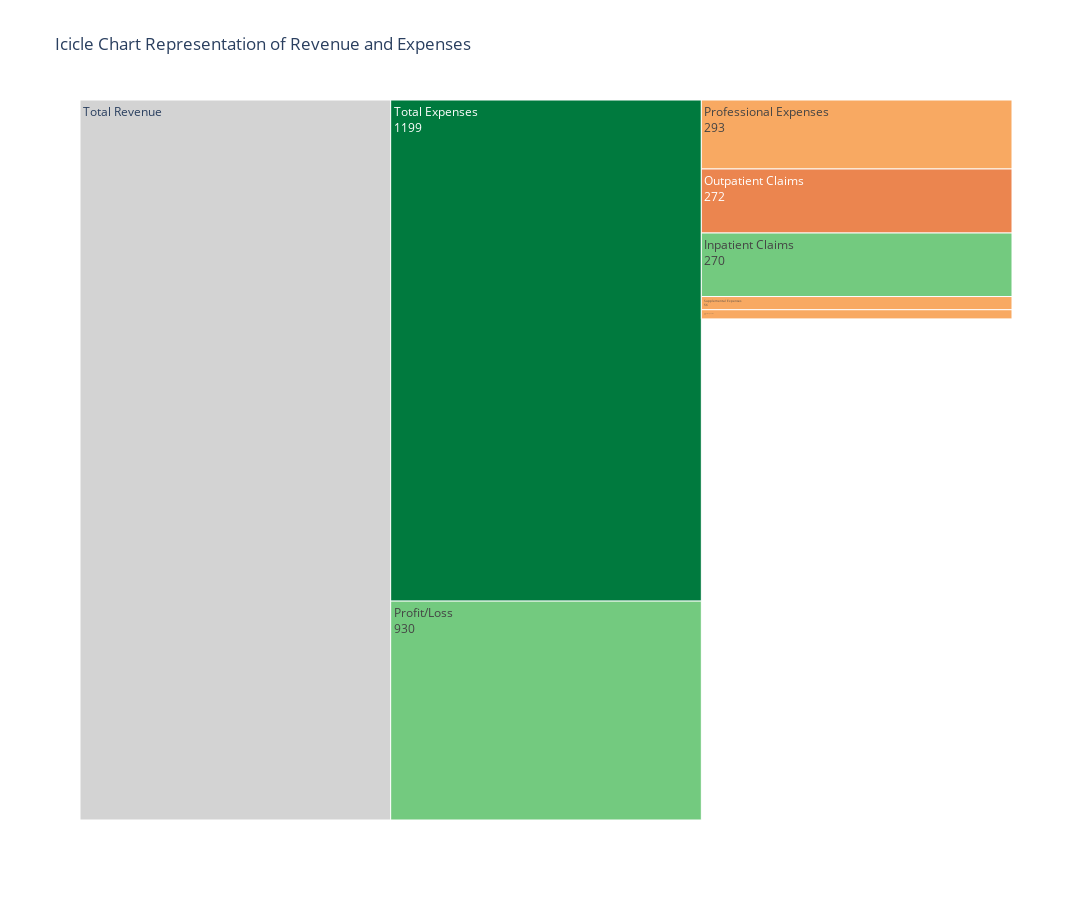

Source (notebook cell):
### Code cell
import plotly.graph_objects as go

# Define labels and hierarchy
labels = [

    "Total Expenses","Profit/Loss" ,
      "Inpatient Claims", "Outpatient Claims", "Professional Expenses",
    "Supplemental Expenses", "Other Expenses",  # Expense nodes
     # Profit/Loss node
]
parents = [
    "Total Revenue", "Total Revenue",  # Revenue hierarchy
     "Total Expenses", "Total Expenses", "Total Expenses", 
    "Total Expenses", "Total Expenses",  # Expense hierarchy
    "Total Revenue"  # Profit/Loss from revenue
]

values = [1199, 930, 270, 272, 293, 56, 39, 232]

# Create icicle chart
fig = go.Figure(go.Icicle(
    labels=labels,
    parents=parents,
    values=values,
    root_color="lightgrey",
    textinfo="label+value",  # Show labels and values
    marker=dict(
        colors=['#007A3E', '#39B44A', '#39B44A', '#E35205', '#F68621', 
                '#F68621', '#F68621', '#F68621', '#F68621', '#002850']
    )
))

# Update layout for A4 landscape size
fig.update_layout(
    title="Icicle Chart Representation of Revenue and Expenses",
    width=1169,
    height=900
)

fig.show()

### Figure 1 — Plotly figure (JSON) as saved in the notebook; plotly's stock layout.template omitted (floating-point values rounded to 4 significant figures)
{"data": [{"labels": ["Total Expenses", "Profit/Loss", "Inpatient Claims", "Outpatient Claims", "Professional Expenses", "Supplemental Expenses", "Other Expenses"], "marker": {"colors": ["#007A3E", "#39B44A", "#39B44A", "#E35205", "#F68621", "#F68621", "#F68621", "#F68621", "#F68621", "#002850"]}, "parents": ["Total Revenue", "Total Revenue", "Total Expenses", "Total Expenses", "Total Expenses", "Total Expenses", "Total Expenses", "Total Revenue"], "root": {"color": "lightgrey"}, "textinfo": "label+value", "type": "icicle", "values": [1199, 930, 270, 272, 293, 56, 39, 232]}], "layout": {"height": 900, "title": {"text": "Icicle Chart Representation of Revenue and Expenses"}, "width": 1169}}
